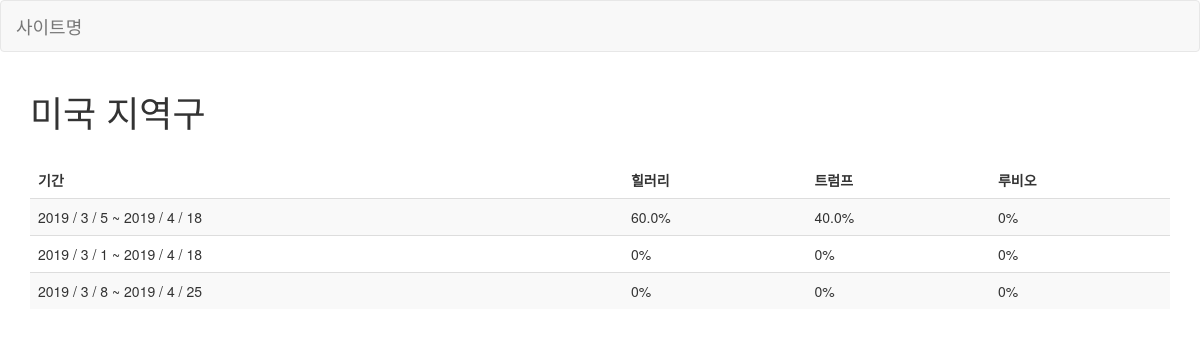
Screenshot of /areas/미국/results with the database file from the repository.
### elections/models.py (models this page shows, shortened)
class Candidate(models.Model):
    name = models.CharField(max_length=10)
    introduction = models.TextField()
    area = models.CharField(max_length=15)
    party_number = models.IntegerField(default=1)

### elections/views.py (the view)
# urls.py: path('areas/<str:area>/results', views.results),
def results(request, area):
    candidates = Candidate.objects.filter(area=area)
    polls = Poll.objects.filter(area=area)
    poll_result = []
    for poll in polls:
        result = {}
        result['start_date'] = poll.start_date
        result['end_date'] = poll.end_date
        total_votes = Choice.objects.filter(poll_id=poll.id).aggregate(Sum('votes'))
        result['total_votes'] = total_votes['votes__sum']
        rates = []
        for candidate in candidates:
            try:
                choice = Choice.objects.get(poll_id=poll.id, candidate_id=candidate)
                rates.append(
                    round(choice.votes * 100 / result['total_votes'], 1))
            except:
                rates.append(0)
        result['rates'] = rates
        poll_result.append(result)
    context = {'candidates': candidates, 'area': area, 'poll_results': poll_result}
    return render(request, 'elections/result.html', context)

### elections/templates/elections/result.html (shortened to what this page needs)
{% extends "elections/layout.html" %}
{% block content %}
<div class="container">
    <h1>{{ area }} 지역구</h1>
    <br>
    <table class="table table-striped">
        <thead>
        <tr>
            <td><B>기간</B></td>
            {% for candidate in candidates %}
                <td><B>{{ candidate.name }}</B></td>
            {% endfor %}
        </tr>
        </thead>
        <tbody>
        {% for result in poll_results %}
            <tr>
                <td> {{ result.start_date.year }} / {{ result.start_date.month }} / {{ result.start_date.day }}
                    ~
                    {{ result.end_date.year }} / {{ result.end_date.month }} / {{ result.end_date.day }}
                </td>
                {% for rate in result.rates %}
                    <td> {{ rate }}%</td>
                {% endfor %}
            </tr>
        {% endfor %}
    </table>
</div>
{% endblock %}

### elections/templates/elections/layout.html (shortened to what this page needs)
{% load staticfiles %}
<!DOCTYPE html>
<html lang="en">
<head>
    <link rel="stylesheet" href="http://maxcdn.bootstrapcdn.com/bootstrap/3.3.6/css/bootstrap.min.css">
</head>
<body>
<nav class="navbar navbar-default">
    <div class="container-fluid">
        <div class="navbar-header">
            <a class="navbar-brand" href="{% url 'elections:home' %}">사이트명</a>
        </div>
    </div>
</nav>
{% block content %}{% endblock %}
</body>
</html>

### rows the page displays
Candidate: name "힐러리"
Candidate: name "트럼프"
Candidate: name "루비오"

### other values shown
{{ area }} "미국"
{{ result.start_date.year }} "2019" "2019" "2019"
{{ result.start_date.month }} "3" "3" "3"
{{ result.start_date.day }} "5" "1" "8"
{{ result.end_date.year }} "2019" "2019" "2019"
{{ result.end_date.month }} "4" "4" "4"
{{ result.end_date.day }} "18" "18" "25"
{{ rate }} "60.0" "40.0" "0" "0" "0" "0" "0" "0" "0"
